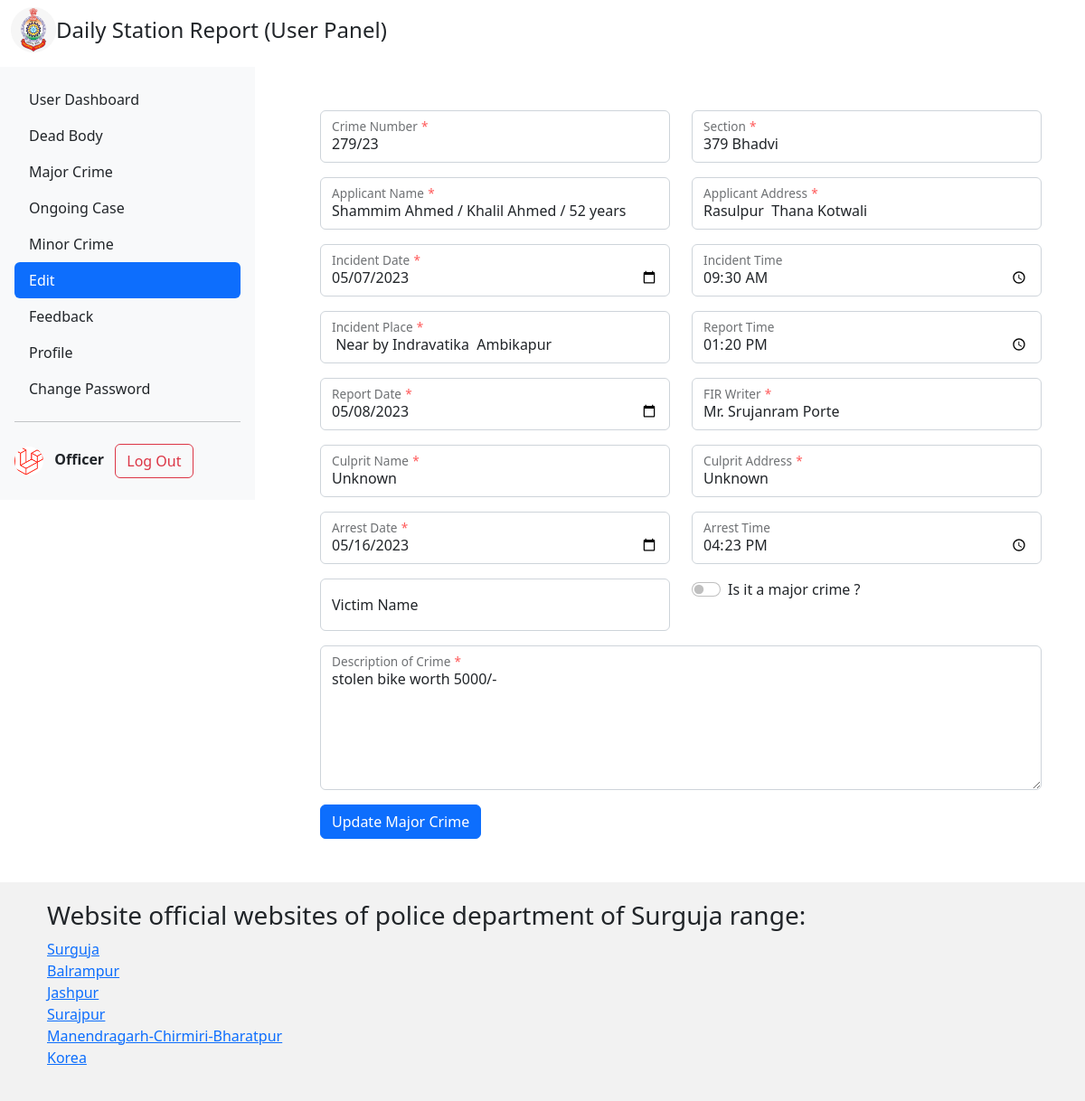
The app's page /temp/majorcrimeupdate.php?cid=1 (signed in) with its own data.
### tables this page shows
CREATE TABLE `major_crimes` (
  `cid` int(11) NOT NULL,
  `updated_by` varchar(255) NOT NULL,
  `created_at` timestamp NOT NULL DEFAULT current_timestamp(),
  `updated_at` timestamp NOT NULL DEFAULT current_timestamp(),
  `status` int(1) NOT NULL COMMENT '0 - Pending\r\n1- Disposed',
  `district` varchar(255) NOT NULL,
  `sub_division` varchar(255) NOT NULL,
  `police_station` varchar(255) NOT NULL,
  `crime_number` varchar(255) NOT NULL,
  `penal_code` varchar(255) NOT NULL,
  `applicant_name` varchar(255) NOT NULL,
  `applicant_address` text NOT NULL,
  `incident_date` date DEFAULT NULL,
  `incident_time` time DEFAULT NULL,
  `incident_place` text NOT NULL,
  `reporting_date` date DEFAULT NULL,
  `reporting_time` time DEFAULT NULL,
  `fir_writer` varchar(255) NOT NULL,
  `culprit_name` varchar(255) NOT NULL,
  `culprit_address` varchar(255) NOT NULL,
  `arrest_date` date DEFAULT NULL,
  `arrest_time` time DEFAULT NULL,
  `victim_name` varchar(255) NOT NULL,
  `description_of_crime` text NOT NULL,
  `is_major_crime` int(1) NOT NULL,
  `disposal_date` timestamp NULL DEFAULT NULL
);

### temp/majorcrimeupdate.php (the view, shortened to what this page needs)
<?php
require "../api/functions.php";
$cid = mysqli_real_escape_string($con, $_GET['cid']);
$stmt = mysqli_prepare($con, "SELECT * FROM major_crimes WHERE cid=?");
mysqli_stmt_bind_param($stmt, "i", $cid);
mysqli_stmt_execute($stmt);
$query_run = mysqli_stmt_get_result($stmt);
$data = mysqli_fetch_array($query_run);
?>
<header>
    <?php include('user_header.php'); ?>
</header>
<main>
    <div class="row">
        <div class="side-bar col-md-3 col-sm-5">
            <div class="d-flex flex-column flex-shrink-0 p-3 bg-light">
                <ul class="nav nav-pills flex-column mb-auto">
                    <li class="nav-item">
                        <a href="user.php" class="nav-link link-dark" aria-current="page">
                            User Dashboard
                        </a>
                    </li>
                    <li>
                        <a href="dead_body_form.php" class="nav-link link-dark">
                            Dead Body
                        </a>
                    </li>
                    <li>
                        <a href="major_crime_form.php" class="nav-link link-dark">
                            Major Crime
                        </a>
                    </li>
                    <li>
                        <a href="ongoing_case_form.php" class="nav-link link-dark">
                            Ongoing Case
                        </a>
                    </li>
                    <li>
                        <a href="minor_crime_form.php" class="nav-link link-dark">
                            Minor Crime
                        </a>
                    </li>
                    <li>
                        <a class="nav-link active" href="edit.php">
                            Edit
                        </a>
                    </li>
                    <li>
                        <a class="nav-link link-dark" href="feedback.php">
                            Feedback
                        </a>
                    </li>
                    <li>
                        <a href="profile.php" class="nav-link link-dark">
                            Profile
                        </a>
                    </li>
                    <li>
                        <a href="change_password.php" class="nav-link link-dark">
                            Change Password
                        </a>
                    </li>
                </ul>
                <hr>
                <div class="profile">
                    <img src="../uploads/<?= $_SESSION['user-data']['user_type']; ?>/<?= $_SESSION['user-data']['profile_photo_path']; ?>" alt="Profile Pic" width="32" height="32" class="rounded-circle me-2">
                    <strong>
                        <?= $_SESSION['user-data']['officer_name']; ?>
                    </strong>
                    <a href="../auth/logout.php" class="btn btn-outline-danger m-2" name="logout">Log Out</a>
                </div>
            </div>
        </div>
        <div class="main-content col-md-9 col-sm-7">
            <form action="../api/form_submissions.php" method="post">
                <div class="container px-5 my-5">
                    <div class="row">
                        <div class="col-md-6 col-lg-6 col-sm-12">
                            <div class="form-floating mb-3">
                                <input class="form-control" id="crimeNumber" type="text" placeholder="Crime Number" name="crime_number" value="<?= $data['crime_number'] ?>" required />
                                <label for="crimeNumber">Crime Number<span class="required-star">*</span></label>
                            </div>
                        </div>
                        <div class="col-md-6 col-lg-6 col-sm-12">
                            <div class="form-floating mb-3">
                                <input class="form-control" id="section" type="text" placeholder="Section" name="penal_code" value="<?= $data['penal_code'] ?>" required />
                                <label for="section">Section<span class="required-star">*</span></label>
                            </div>
                        </div>
                    </div>
                    <div class="row">
                        <div class="col-md-6 col-lg-6 col-sm-12">
                            <div class="form-floating mb-3">
                                <input class="form-control" id="applicantName" type="text" placeholder="Applicant Name" name="applicant_name" value="<?= $data['applicant_name'] ?>" required />
                                <label for="applicantName">Applicant Name<span class="required-star">*</span></label>
                            </div>
                        </div>
                        <div class="col-md-6 col-lg-6 col-sm-12">
                            <div class="form-floating mb-3">
                                <input class="form-control" id="applicantAddress" type="text" placeholder="Applicant Address" name="applicant_address" value="<?= $data['applicant_address'] ?>" required />
                                <label for="applicantAddress">Applicant Address<span class="required-star">*</span></label>
                            </div>
                        </div>
                    </div>
                    <div class="row">
                        <div class="col-md-6 col-lg-6 col-sm-12">
                            <div class="form-floating mb-3">
                                <input class="form-control" id="incidentDate" type="date" placeholder="Incident Date" name="incident_date" value="<?= $data['incident_date'] ?>" required />
                                <label for="incidentDate">Incident Date<span class="required-star">*</span></label>
                            </div>
                        </div>
                        <div class="col-md-6 col-lg-6 col-sm-12">
                            <div class="form-floating mb-3">
                                <input class="form-control" id="incidentTime" type="time" placeholder="Incident Time" name="incident_time" value="<?= $data['incident_time'] ?>" />
                                <label for="incidentTime">Incident Time</label>
                            </div>
                        </div>
                    </div>
                    <div class="row">
                        <div class="col-md-6 col-lg-6 col-sm-12">
                            <div class="form-floating mb-3">
                                <input class="form-control" id="incidentPlace" type="text" placeholder="Incident Place" name="incident_place" value="<?= $data['incident_place'] ?>" required />
                                <label for="incidentPlace">Incident Place<span class="required-star">*</span></label>
                            </div>
                        </div>
                        <div class="col-md-6 col-lg-6 col-sm-12">
                            <div class="form-floating mb-3">
                                <input class="form-control" id="reportTime" type="time" placeholder="Report Time" name="reporting_time" value="<?= $data['reporting_time'] ?>" />
                                <label for="reportTime">Report Time</label>
                            </div>
                        </div>
                    </div>
                    <div class="row">
                        <div class="col-md-6 col-lg-6 col-sm-12">
                            <div class="form-floating mb-3">
                                <input class="form-control" id="reportDate" type="date" placeholder="Report Date" name="reporting_date" value="<?= $data['reporting_date'] ?>" required />
                                <label for="reportDate">Report Date<span class="required-star">*</span></label>
                            </div>
                        </div>
                        <div class="col-md-6 col-lg-6 col-sm-12">
                            <div class="form-floating mb-3">
                                <input class="form-control" id="firWriter" type="text" placeholder="FIR Writer" name="fir_writer" value="<?= $data['fir_writer'] ?>" required />
                                <label for="firWriter">FIR Writer<span class="required-star">*</span></label>
                            </div>
                        </div>
                    </div>
                    <div class="row">
                        <div class="col-md-6 col-lg-6 col-sm-12">
                            <div class="form-floating mb-3">
                                <input class="form-control" id="culpritName" type="text" placeholder="Culprit Name" name="culprit_name" value="<?= $data['culprit_name'] ?>" required />
                                <label for="culpritName">Culprit Name<span class="required-star">*</span></label>
                            </div>
                        </div>
                        <div class="col-md-6 col-lg-6 col-sm-12">
                            <div class="form-floating mb-3">
                                <input class="form-control" id="culpritAddress" type="text" placeholder="Culprit Address" name="culprit_address" value="<?= $data['culprit_address'] ?>" required />
                                <label for="culpritAddress">Culprit Address<span class="required-star">*</span></label>
                            </div>
                        </div>
                    </div>
                    <div class="row">
                        <div class="col-md-6 col-lg-6 col-sm-12">
                            <div class="form-floating mb-3">
                                <input class="form-control" id="arrestDate" type="date" placeholder="Arrest Date" name="arrest_date" value="<?= $data['arrest_date'] ?>" required />
                                <label for="arrestDate">Arrest Date<span class="required-star">*</span></label>
                            </div>
                        </div>
                        <div class="col-md-6 col-lg-6 col-sm-12">
                            <div class="form-floating mb-3">
                                <input class="form-control" id="arrestTime" type="time" placeholder="Arrest Time" name="arrest_time" value="<?= $data['arrest_time'] ?>" />
                                <label for="arrestTime">Arrest Time</label>
                            </div>
                        </div>
                    </div>
                    <div class="row">
                        <div class="col-md-6 col-lg-6 col-sm-12">
                            <div class="form-floating mb-3">
                                <input class="form-control" id="victimName" type="text" placeholder="Victim Name" name="victim_name" value="<?= $data['victim_name'] ?>" />
                                <label for="victimName">Victim Name</label>
                            </div>
                        </div>
                        <div class="col-md-6 col-lg-6 col-sm-12">
                            <div class="mb-3">
                                <div class="form-check form-switch">
                                    <input class="form-check-input" id="isItAMajorCrime" type="checkbox" name="is_major_crime" />
                                    <label class="form-check-label" for="isItAMajorCrime">Is it a major crime ?</label>
                                </div>
                            </div>
                        </div>
                    </div>
                    <div class="row">
                        <div class="col-12">
                            <div class="form-floating mb-3">
                                <textarea class="form-control" id="descriptionOfCrime" type="text" placeholder="Description of Crime" style="height: 10rem;" name="description_of_crime" required><?= $data['description_of_crime']; ?></textarea>
                                <label for="descriptionOfCrime">Description of Crime<span class="required-star">*</span></label>
                            </div>
                        </div>
                    </div>
                    <div class="row">
                        <div class="col-md-6 col-lg-6 col-sm-12">
                            <button class="btn btn-primary" type="submit" name="update_majorcrimes">Update Major
                                Crime</button>
                        </div>
                    </div>
                </div>
            </form>
        </div>
    </div>
</main>
<?php include('../footer.php'); ?>
</body>

### user/user_header.php (style rules this page uses)
.required-star { color: red; margin-left: 5px; }

### records on screen
major_crimes: crime_number "279/23", penal_code "379 Bhadvi", applicant_name "Shammim Ahmed / Khalil Ahmed / 52 years", applicant_address "Rasulpur Thana Kotwali", incident_date "05/07/2023", incident_time "09:30:00", incident_place "Near by Indravatika Ambikapur", reporting_time "13:20:00", reporting_date "05/08/2023", fir_writer "Mr. Srujanram Porte", culprit_name "Unknown", culprit_address "Unknown", arrest_date "05/16/2023", arrest_time "16:23:00", description_of_crime "stolen bike worth 5000/-"

### other values on screen
$_SESSION['user-data']['officer_name'] "Officer"
